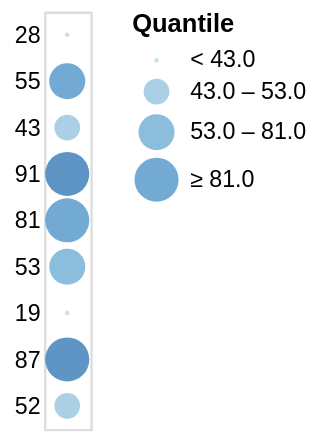

This figure's Vega-Lite source:
### Vega-Lite specification from a JSON file in a GitHub repository (floating-point values rounded to 4 significant figures)
{"$schema": "https://vega.github.io/schema/vega-lite/v5.json", "data": {"values": [{"a": "A", "b": 28}, {"a": "B", "b": 55}, {"a": "C", "b": 43}, {"a": "D", "b": 91}, {"a": "E", "b": 81}, {"a": "F", "b": 53}, {"a": "G", "b": 19}, {"a": "H", "b": 87}, {"a": "I", "b": 52}]}, "mark": "circle", "encoding": {"y": {"field": "b", "type": "nominal", "sort": null, "axis": {"ticks": false, "domain": false, "title": null}}, "size": {"field": "b", "type": "quantitative", "scale": {"type": "quantile"}}, "color": {"field": "b", "type": "quantitative", "scale": {"type": "quantile"}, "legend": {"title": "Quantile"}}}}
